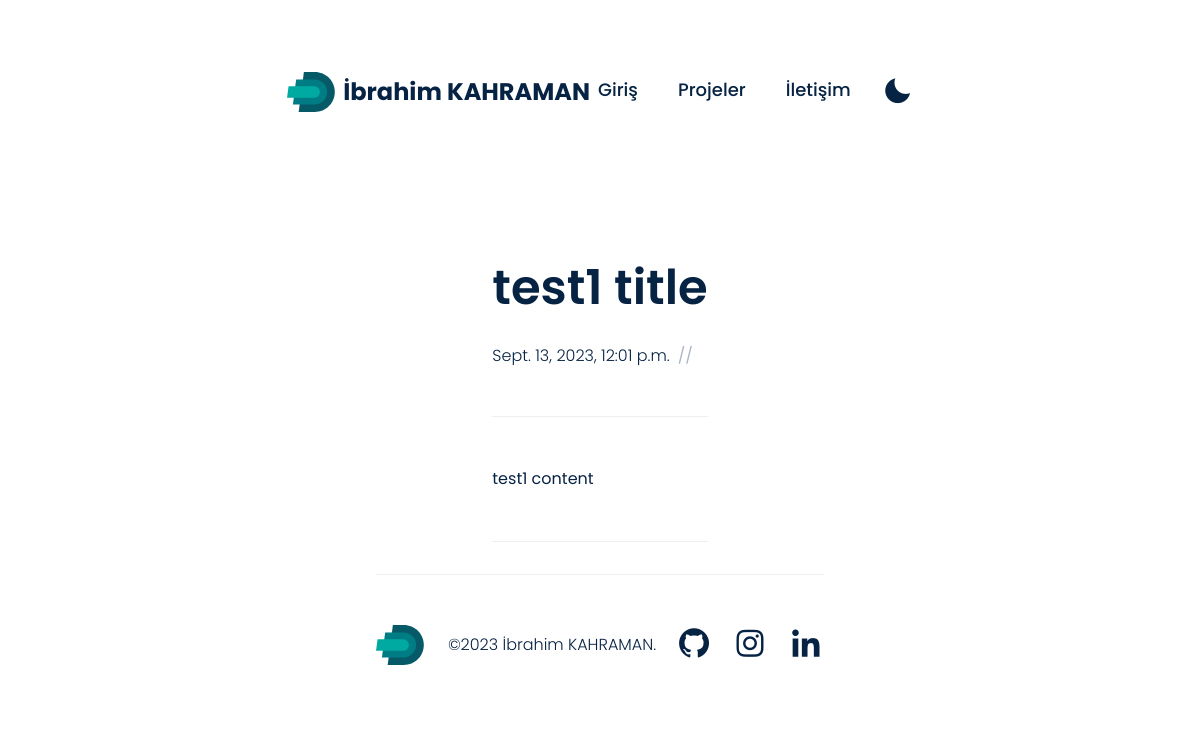
/post/test1/, run on the app's committed database.
### web/models.py (models this page shows, shortened)
class Post(models.Model):
    title = models.CharField(max_length=120)
    summary = models.CharField(max_length=155)
    content = models.TextField()
    created_on = models.DateTimeField(auto_now_add=True)
    image = models.ImageField(upload_to='news_images/', default='default_image.jpg')
    slug = AutoSlugField(populate_from='baslik', unique=True, editable=True, blank=True)
    class Meta:
        db_table = 'Post'
        verbose_name = 'Post'
        verbose_name_plural = 'Post'

### web/views.py (the view)
# urls.py: path('post/<slug>/', post_details, name='post_details'),
def post_details(request, slug):
    post = get_object_or_404(Post, slug=slug)
    postlar = Post.objects.all()
    return render(request, 'pages/post.html',{
        'post': post,
        'postlar': postlar
    })

### templates/pages/post.html
{% extends 'base.html' %}
{% load static %}
{%block content%}
 <div>
    <div class="container mx-auto">
      <div class="pt-16 lg:pt-20">
        <div class="border-b border-grey-lighter pb-8 sm:pb-12">
          <h2 class="block font-body text-3xl font-semibold leading-tight text-primary dark:text-white sm:text-4xl md:text-5xl">
            {{post.title}}
          </h2>
          <div class="flex items-center pt-5 sm:pt-8">
            <p class="pr-2 font-body font-light text-primary dark:text-white">
              {{post.created_on}}
            </p>
            <span class="vdark:text-white font-body text-grey">//</span>
          </div>
        </div>
        <div class="prose prose max-w-none border-b border-grey-lighter py-8 dark:prose-dark sm:py-12">
          {{post.content}}
        </div>
      </div>
    </div>
</div>
{% endblock %}

### static/styles/project.css (style rules this page uses)
*, *::before, *::after { box-sizing: border-box; padding: 0; margin: 0; }
.container { display: flex; flex-wrap: wrap; justify-content: center; max-width: 1200px; margin-block: 2rem; gap: 2rem; }

### data on the page
Post: title "test1 title", created_on "Sept. 13, 2023, 12:01 p.m.", content "test1 content"
